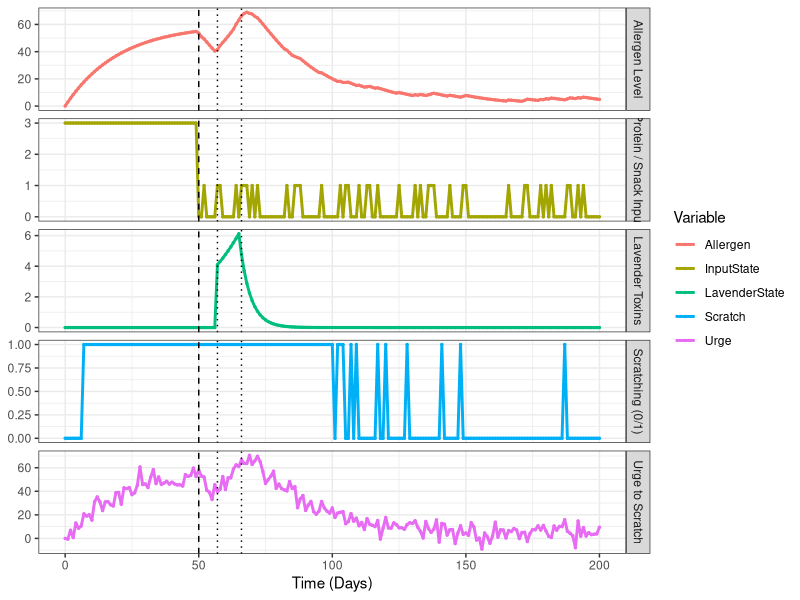
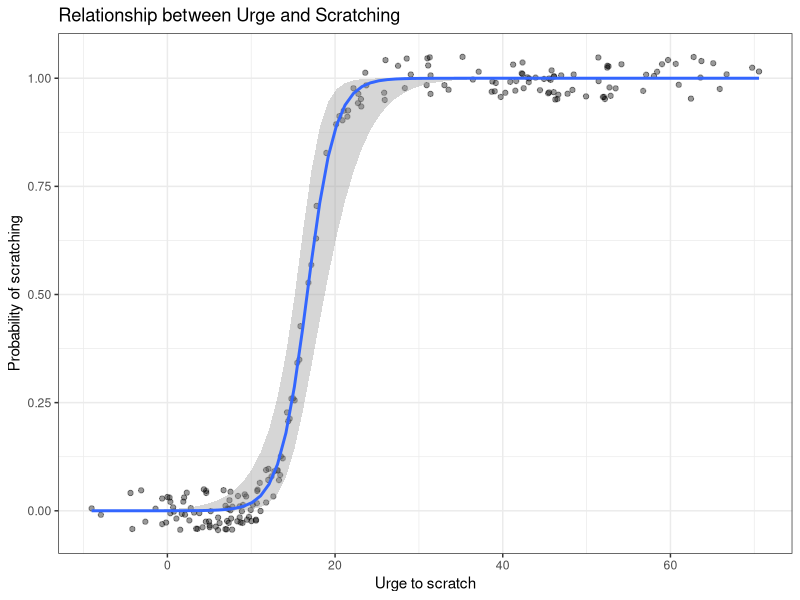

Reproduce these figures in R, in order.
## ---- chunk 1
 #| label: setup 
 #| include: false
 set.seed(123) 
 knitr::opts_chunk$set(fig.width = 8, fig.height = 6, dpi = 300)
## ---- chunk 2
#| label: packages
#| message: false
#| warning: false

if (!requireNamespace(c("ggplot2","dplyr","tidyr"), quietly = TRUE)) {
install.packages(c("ggplot2","dplyr","tidyr"))
}

library(dplyr)
library(tidyr)
library(ggplot2)

## ---- chunk 3
#| label: time-grid

NSubjects <- 1                              # only 1 dog: Kirki
times     <- seq(from = 0, to = 200, by = 1)  # time in days
Nobs      <- length(times)                  # number of observations per subject

Nsteps <- 100                               # internal time steps between observations

## ---- chunk 4
#| label: params-allergens

# Allergens
A1 <- -0.05   # natural decay rate of allergen levels (negative: they decay)
G  <- 0       # system noise on allergen levels (0 for now to keep things simple)

## ---- chunk 5
#| label: params-diet

# Eating protein food (baseline)

Pinput <- 3    # constant input of allergens from food

# Elimination diet (intervention)

Pelim     <- -3   # size of change in input at intervention time
inputTime <- times[ceiling(length(times) / 4)]  # intervention after ~1/4 of the time window
AM        <- 0    # natural decay of intervention effect (kept 0 here = constant effect)

## ---- chunk 6
#| label: params-lavender

Linput <- 4     # amount of allergens from lavender
Al     <- 0.05  # accumulation of lavender toxins over repeated eating

lavStart <- times[ceiling(length(times) / 3.5)]  # start ~1/3.5 of time window
lavEnd   <- times[floor(length(times)  / 3)]     # end ~1/3 of time window

## ---- chunk 7
#| label: params-snacks

Walks <- 6     # increases probability of snacking (e.g. more walks to the park)

# Sample from a binomial distribution with prob based on number of walks

snacking <- lapply(Walks, function(t) rbinom(n = Nobs, size = 1, prob = t / 20))

# Compute the average amount of snacking across days (diagnostic)

snack_mean <- sapply(snacking, mean)

# scale effect of snacking

AS <- 1   # amount of protein intake
k  <- 10  # absorption rate (how fast InputState moves towards snack level)


## ---- chunk 8
#| label: params-urge

AEffect <- 1    # effect of allergen amount on urge to scratch
G_urge  <- 50   # random fluctuations in urge to scratch

# Scratching (measurement model)

alpha0 <- -10   # baseline log-odds
alpha1 <- 0.6   # effect of UrgeState on log-odds of scratching


## ---- chunk 9
#| label: params-initial

initialAllergen <- rnorm(n = NSubjects, mean = 0, sd = 0)

## ---- chunk 10
#| label: exercise-params
#| exercise: true
#| exercise.eval: false
#| echo: true

# Try:

# - making Pelim more negative (stronger diet)

# - changing Linput (how toxic lavender is)

# - changing Walks (how often random snacks are picked up)

# - changing k (how quickly protein input responds to snacking)

Pelim  <- -3
Linput <- 4
Walks  <- 6
k      <- 10


## ---- chunk 11
#| label: data-frame-init

data <- data.frame(
Subject       = rep(NA, NSubjects * Nobs),
Time          = rep(NA, NSubjects * Nobs),
Allergen      = rep(NA, NSubjects * Nobs),
Urge          = rep(NA, NSubjects * Nobs),
InputState    = rep(NA, NSubjects * Nobs),
LavenderState = rep(NA, NSubjects * Nobs),
Snack         = rep(NA, NSubjects * Nobs),
Scratch       = rep(NA, NSubjects * Nobs),
probScratch   = rep(NA, NSubjects * Nobs),
Input         = rep(NA, NSubjects * Nobs),
LavInput      = rep(NA, NSubjects * Nobs)
)


## ---- chunk 12
#| label: simulate
#| cache: true

row <- 0

for (subi in 1:NSubjects) {
for (obsi in 1:Nobs) { # for each observation of a subject
row <- row + 1
snack_val <- snacking[[subi]][obsi]

if (obsi == 1) {
  # Initial states
  AllergenState <- initialAllergen[subi]
  InputState    <- Pinput      # latent input process (protein)
  LavenderState <- 0           # latent toxin process
  UrgeState     <- 0           # latent urge process
  pScratch      <- plogis(alpha0 + alpha1 * UrgeState)
}

if (obsi > 1) {
  # compute new states by taking Nsteps small steps between observations
  for (stepi in 1:Nsteps) {

    # --- Input (diet + snacks) ---
    dInput    <- AM * InputState          # general intervention dynamics
    dLavender <- Al * LavenderState       # lavender accumulation

    # snack absorption: InputState moves towards AS * snack_val with rate k
    if (times[obsi] > inputTime) {
      dSnack <- k * (AS * snack_val - InputState)
    } else {
      dSnack <- 0
    }

    # Apply discrete events
    if (times[obsi] == inputTime) dInput    <- dInput    + Pelim
    if (times[obsi] == lavStart) dLavender <- dLavender + Linput
    if (times[obsi] >= lavEnd)   dLavender <- dLavender * -5

    # Update states
    InputState    <- InputState    + dInput    * 1 / Nsteps + dSnack * 1 / Nsteps
    LavenderState <- LavenderState + dLavender * 1 / Nsteps

    # --- Allergen dynamics ---
    dAllergen <- A1 * AllergenState + InputState + LavenderState
    AllergenState <- AllergenState +
      dAllergen * 1 / Nsteps +
      G * rnorm(n = 1, mean = 0, sd = sqrt(1 / Nsteps))

    # --- Urge dynamics ---
    dUrge <- dAllergen  # urge responds to change in allergen
    UrgeState <- AllergenState +
      dUrge * 1 / Nsteps +
      G_urge * rnorm(n = 1, mean = 0, sd = sqrt(1 / Nsteps))

    # Probability of scratching at this fine time step
    pScratch <- plogis(alpha0 + alpha1 * UrgeState)
  }
}

# Store at the observed time point
data$Allergen[row]      <- AllergenState
data$Urge[row]          <- UrgeState
data$Time[row]          <- times[obsi]
data$Subject[row]       <- subi
data$InputState[row]    <- InputState
data$LavenderState[row] <- LavenderState
data$Snack[row]         <- snack_val
data$Scratch[row]       <- rbinom(1, size = 1, prob = pScratch)
data$probScratch[row]   <- pScratch

# indicator variables for events (vectorised each loop, but final result is correct)
data$Input   <- ifelse(data$Time == inputTime, 1, 0)  # elimination diet
data$LavInput <- ifelse(data$Time == lavStart, 1, 0)  # lavender consumption starts

}
}

## ---- chunk 13
#| label: plot-data-prep

plot_data <- data %>%
select(Subject, Time, Allergen, InputState, LavenderState, Urge, Scratch) %>%
pivot_longer(
c(Allergen, InputState, LavenderState, Urge, Scratch),
names_to  = "Series",
values_to = "Value"
)

#| label: plot-series
#| fig-cap: "Latent processes and observed scratching over time for Kirki."

p1 <- ggplot(plot_data, aes(x = Time, y = Value, color = Series)) +
geom_line(size = 1) +
geom_point(size = 0.5) +
facet_grid(
rows = vars(Series),
scales = "free_y",
labeller = as_labeller(c(
Urge          = "Urge to Scratch",
Scratch       = "Scratching (0/1)",
Allergen      = "Allergen Level",
InputState    = "Protein / Snack Input",
LavenderState = "Lavender Toxins"
))
) +
geom_vline(xintercept = inputTime, linetype = "dashed") +
geom_vline(xintercept = lavStart,  linetype = "dotted") +
geom_vline(xintercept = lavEnd,    linetype = "dotted") +
theme_bw() +
labs(
x     = "Time (Days)",
y     = NULL,
color = "Variable"
)

p1
## ---- chunk 14
#| label: plot-measurement-link
#| fig-cap: "Relationship between latent urge and probability of scratching."

p_rel <- ggplot(data, aes(x = Urge, y = probScratch)) +
geom_jitter(height = 0.05, width = 0, alpha = 0.4) +   # raw probabilities
geom_smooth(
method      = "glm",
method.args = list(family = "binomial"),
se          = TRUE
) +                                                     # logistic fit
theme_bw() +
labs(
x     = "Urge to scratch",
y     = "Probability of scratching",
title = "Relationship between Urge and Scratching"
)

p_rel
